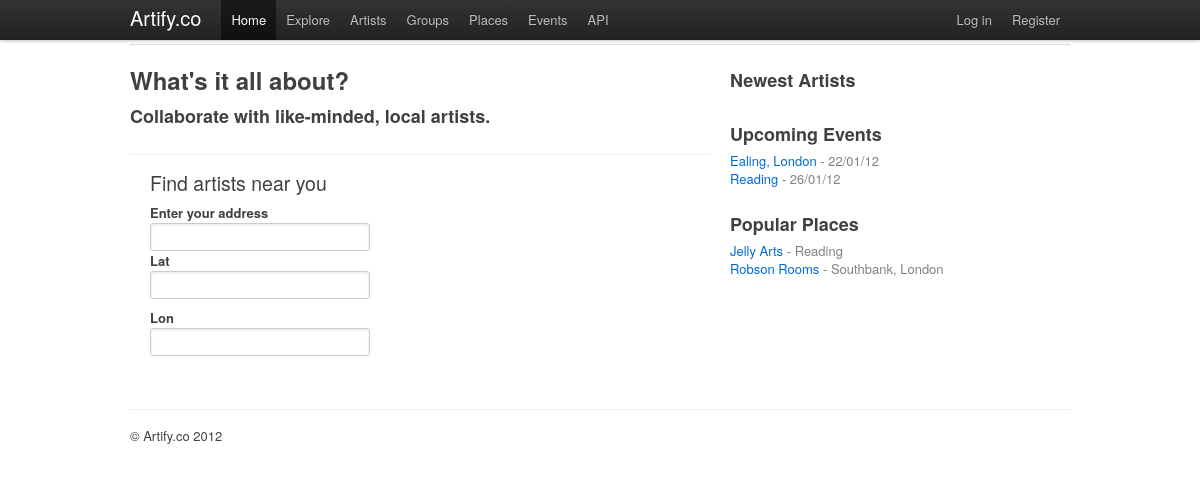
/, run on an earlier commit of the app's database.
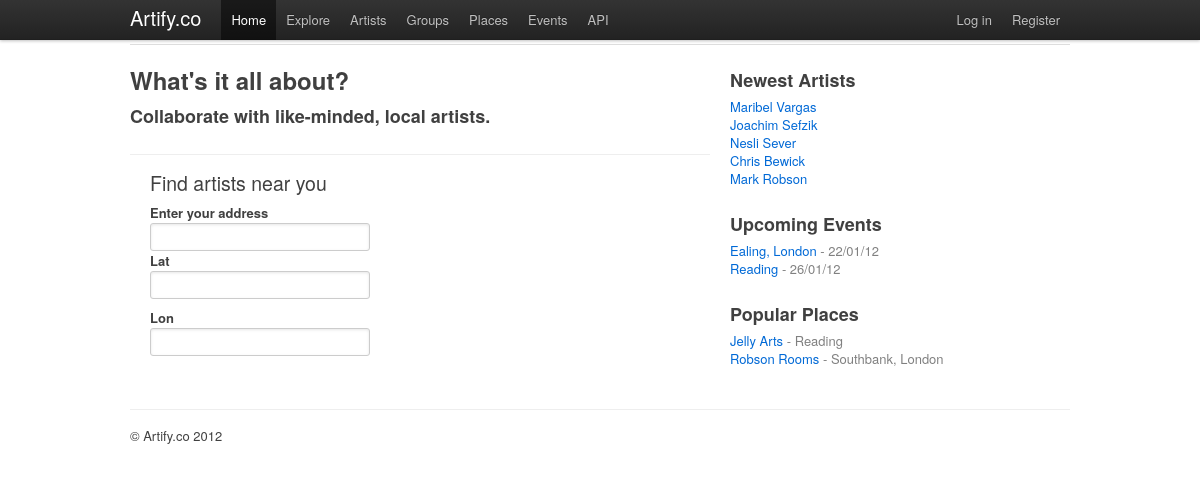
And on a later commit of the database.
### tables this page shows
CREATE TABLE `user_profiles` (
  `user_id` int(11) NOT NULL,
  `website` varchar(255) DEFAULT NULL,
  `first_name` varchar(10) NOT NULL,
  `last_name` varchar(20) DEFAULT NULL,
  `avatar` int(11) DEFAULT NULL,
  `status` varchar(255) DEFAULT NULL,
  `sex` char(1) DEFAULT NULL,
  `about_me` text,
  `lat` double DEFAULT NULL,
  `lon` double DEFAULT NULL,
  PRIMARY KEY (`user_id`),
  KEY `FK_user_id` (`user_id`)
);

### application/controllers/welcome.php (called while the page is built, shortened)
<?php if (!defined('BASEPATH')) exit('No direct script access allowed');
class Welcome extends CI_Controller
{
	function __construct()
	{
		$this->load->helper('url');
		$this->load->library('tank_auth');
		$this->load->model('artists_model');
	}
	function index()
	{
		$data['latest'] = $this->artists_model->latest_artists(5);
		$this->load->view('templates/header');
		$this->load->view('welcome_message',$data);
		$this->load->view('templates/footer');
	}
}

### index.php (called while the page is built, shortened)
<?php
require_once BASEPATH.'core/CodeIgniter.php';

### application/models/artists_model.php (called while the page is built, shortened)
<?php
class Artists_model extends CI_Model {
	function latest_artists($limit = 5)
	{
	    $results = array();
	    $query = $this->db->query("SELECT user_profiles.*, users.email FROM user_profiles, users WHERE users.id = user_profiles.user_id ORDER BY user_profiles.user_id DESC LIMIT " . $limit);
	    foreach ($query->result() as $row)
	    {
			$row->interests = $this->get_interests($row->user_id);
			array_push($results, $row);
	    }
	    return $results;
	}
	function get_interests($user_id)
	{
	    $interests = array();
	    return $interests;
	}
}

### application/views/welcome_message.php (the view, shortened to what this page needs)
<div class="page-header">
	<h1>Welcome to Artify.co!</h1>
</div>
<div class="row">
	<div class="span10">
		<h2>What's it all about?</h2>
		<h3>Collaborate with like-minded, local artists.</h3>
		<hr />
		<div class="row">
			<div class="span10">
				<form class="form-stacked" action="">
				<fieldset>
					<legend>Find artists near you</legend>
						<div class="clearfix">
							<label for="postcode">Enter your address</label>
							<div class="input">
								<input type="text" size="30" name="address" id="address">
							</div>
							<div class="clearfix">
								<label>Lat</label>
								<div class="input">
									<input type="text" size="30" name="lat" id="lat">
								</div>
							</div>
							<div class="clearfix">
								<label>Lon</label>
								<div class="input">
								    <input type="text" size="30" name="lon" id="lon">
								</div>
							</div>
						</div>
					</fieldset>
				</form>
			</div>
		</div>
	</div>
	<div class="span4">
		<h3>Newest Artists</h3>
		<ul class="artists unstyled">
			<?php foreach($latest as $row): ?>
			<li>
				<a href="<?php echo base_url(); ?>index.php/artists/<?php echo $row->user_id; ?>"><?php echo $row->first_name; ?> <?php echo $row->last_name; ?></a>
			</li>
			<?php endforeach; ?>
		</ul>
		<h3>Upcoming Events</h3>
		<ul class="events unstyled">
		    <li><a href="#">Ealing, London</a> -  22/01/12</li>
		    <li><a href="#">Reading</a> -  26/01/12</li>
		</ul>
		<h3>Popular Places</h3>
		<ul class="places unstyled">
		    <li><a href="#">Jelly Arts</a> - Reading</li>
		    <li><a href="#">Robson Rooms</a> - Southbank, London</li>
		</ul>
	</div>
</div>

What changed in the data, as far as the page shows it:
added user_profiles: first_name "Maribel", last_name "Vargas"
added user_profiles: first_name "Joachim", last_name "Sefzik"
added user_profiles: first_name "Nesli", last_name "Sever"
added user_profiles: first_name "Chris", last_name "Bewick"
added user_profiles: first_name "Mark", last_name "Robson"
